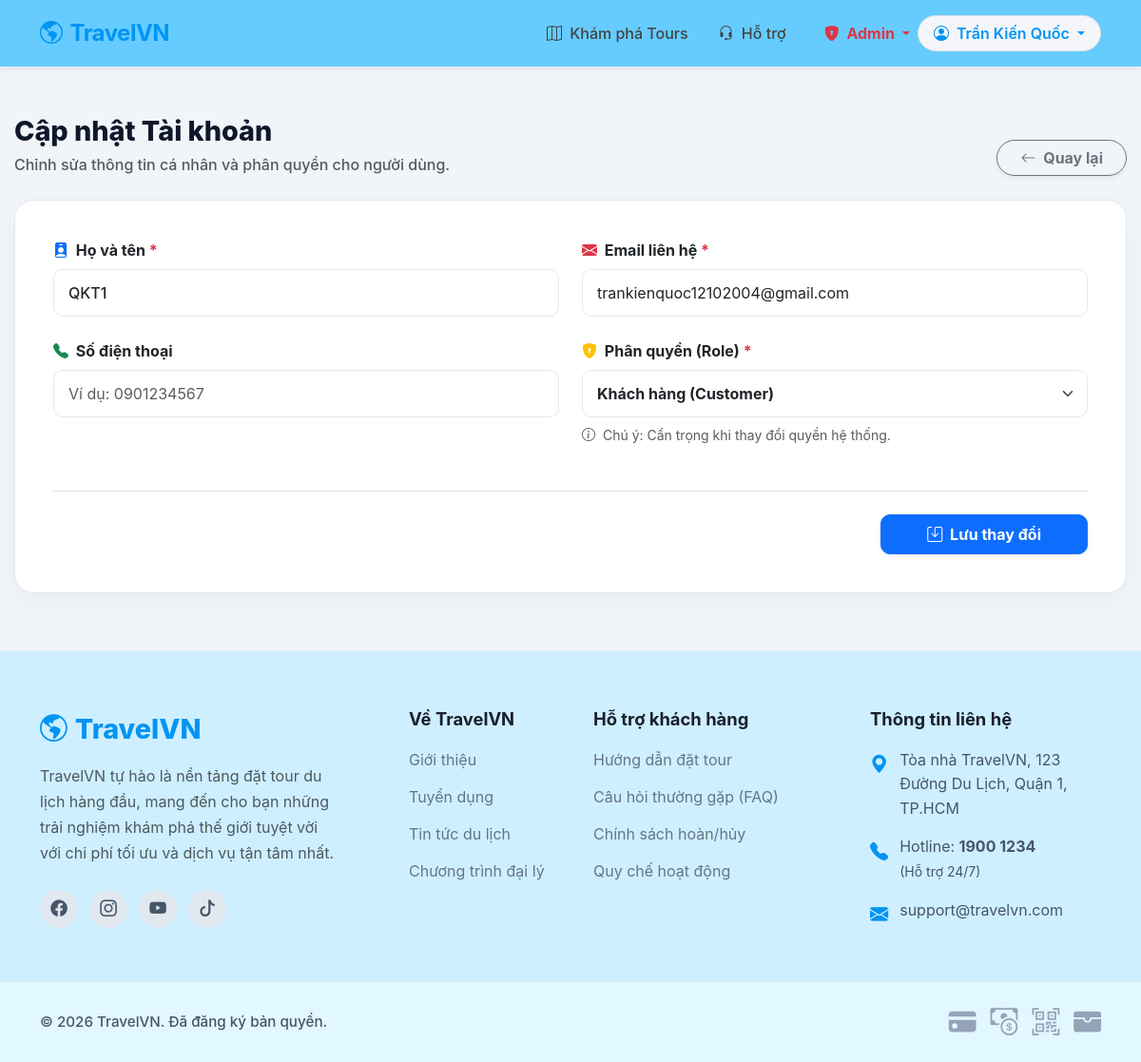
The app's page /admin.php?action=edit&id=7&tab=customer (signed in) with its own data.
### tables this page shows
CREATE TABLE `users` (
  `user_id` int(11) NOT NULL,
  `full_name` varchar(100) NOT NULL,
  `email` varchar(100) NOT NULL,
  `phone` varchar(20) DEFAULT NULL,
  `password` varchar(255) NOT NULL,
  `role` enum('customer','tour_manager','guide','admin') NOT NULL,
  `status` enum('active','inactive') DEFAULT 'active',
  `created_at` timestamp NOT NULL DEFAULT current_timestamp()
);

### controllers/AdminController.php (called while the page is built, shortened)
<?php
require_once "../models/User.php";
class AdminController {
    private $user;
    public function __construct(){
        $db = (new Database())->connect();
        $this->user = new User($db);
    }
    public function edit(){
        $id = $_GET['id'] ?? null;
        $user = $this->user->getUserById($id);
        include "../views/admin/edit_user.php";
    }
}
?>

### models/User.php (called while the page is built, shortened)
<?php
class User
{
    private $conn;
    public function __construct($db)
    {
        $this->conn = $db;
    }
    public function getUserById($id)
    {
        $stmt = $this->conn->prepare("SELECT * FROM users WHERE user_id=?");
        $stmt->execute([$id]);
        return $stmt->fetch(PDO::FETCH_ASSOC);
    }
}
?>

### views/admin/edit_user.php (the view, shortened to what this page needs)
<?php include '../views/layouts/header.php'; ?>
<div class="admin-container">
    <div class="admin-header">
        <div>
            <h1 class="admin-title">Cập nhật Tài khoản</h1>
            <p class="text-muted mb-0 fw-medium">Chỉnh sửa thông tin cá nhân và phân quyền cho người dùng.</p>
        </div>
        <div>
            <a href="javascript:history.back()" class="btn btn-outline-secondary rounded-pill fw-bold shadow-sm px-4">
                <i class="bi bi-arrow-left me-1"></i> Quay lại
            </a>
        </div>
    </div>
    <div class="admin-card">
        <form method="POST">
            <div class="row g-4 mb-4">
                <div class="col-md-6">
                    <label class="form-label fw-bold"><i class="bi bi-person-badge-fill text-primary me-1"></i> Họ và tên <span class="text-danger">*</span></label>
                    <input type="text" class="form-control fw-medium" name="full_name" value="<?= htmlspecialchars($user['full_name'] ?? '') ?>" placeholder="Ví dụ: Nguyễn Văn A" required>
                </div>
                <div class="col-md-6">
                    <label class="form-label fw-bold"><i class="bi bi-envelope-fill text-danger me-1"></i> Email liên hệ <span class="text-danger">*</span></label>
                    <input type="email" class="form-control" name="email" value="<?= htmlspecialchars($user['email'] ?? '') ?>" placeholder="Ví dụ: email@domain.com" required>
                </div>
            </div>
            <div class="row g-4 mb-5">
                <div class="col-md-6">
                    <label class="form-label fw-bold"><i class="bi bi-telephone-fill text-success me-1"></i> Số điện thoại</label>
                    <input type="text" class="form-control" name="phone" value="<?= htmlspecialchars($user['phone'] ?? '') ?>" placeholder="Ví dụ: 0901234567">
                </div>
                <div class="col-md-6">
                    <label class="form-label fw-bold"><i class="bi bi-shield-lock-fill text-warning me-1"></i> Phân quyền (Role) <span class="text-danger">*</span></label>
                    <select class="form-select fw-bold text-dark" name="role" required>
                        <option value="customer" <?= (isset($user['role']) && $user['role'] == 'customer') ? 'selected' : '' ?>>Khách hàng (Customer)</option>
                    </select>
                    <div class="form-text text-muted mt-2"><i class="bi bi-info-circle me-1"></i> Chú ý: Cẩn trọng khi thay đổi quyền hệ thống.</div>
                </div>
            </div>
            <div class="d-flex justify-content-end border-top pt-4 mt-2">
                <button type="submit" class="btn btn-primary px-5 py-2 fw-bold shadow-sm" style="border-radius: 10px;">
                    <i class="bi bi-save me-1"></i> Lưu thay đổi
                </button>
            </div>
        </form>
    </div>
</div>
<?php include '../views/layouts/footer.php'; ?>

### views/admin/edit_user.php (style rules this page uses)
:root { --admin-primary: #0194f3; --admin-primary-light: #eef7ff; --admin-success: #10b981; --admin-warning: #f59e0b; --admin-danger: #ef4444; --admin-bg: #f1f5f9; --admin-surface: #ffffff; --admin-border: #e2e8f0; --admin-text-main: #0f172a; --admin-text-muted: #475569; }
body { background-color: var(--admin-bg); font-family: 'Inter', 'Segoe UI', sans-serif; }
.admin-container { max-width: 1300px; margin: 50px auto; padding: 0 15px; }
.admin-header { display: flex; justify-content: space-between; align-items: flex-end; margin-bottom: 25px; }
.admin-title { font-size: 1.8rem; font-weight: 800; color: var(--admin-text-main); margin-bottom: 5px; }
.admin-card { background: var(--admin-surface); border-radius: 20px; padding: 40px; border: 1px solid var(--admin-border); box-shadow: 0 10px 30px -5px rgba(0, 0, 0, 0.05); }
.form-control, .form-select { border-radius: 10px; padding: 12px 15px; border: 1px solid var(--admin-border); }

### records on screen
users: full_name "QKT1", email "trankienquoc12102004@gmail.com", role "Khách hàng (Customer)"

### other values on screen
$_SESSION['user']['full_name'] "Trần Kiến Quốc"
